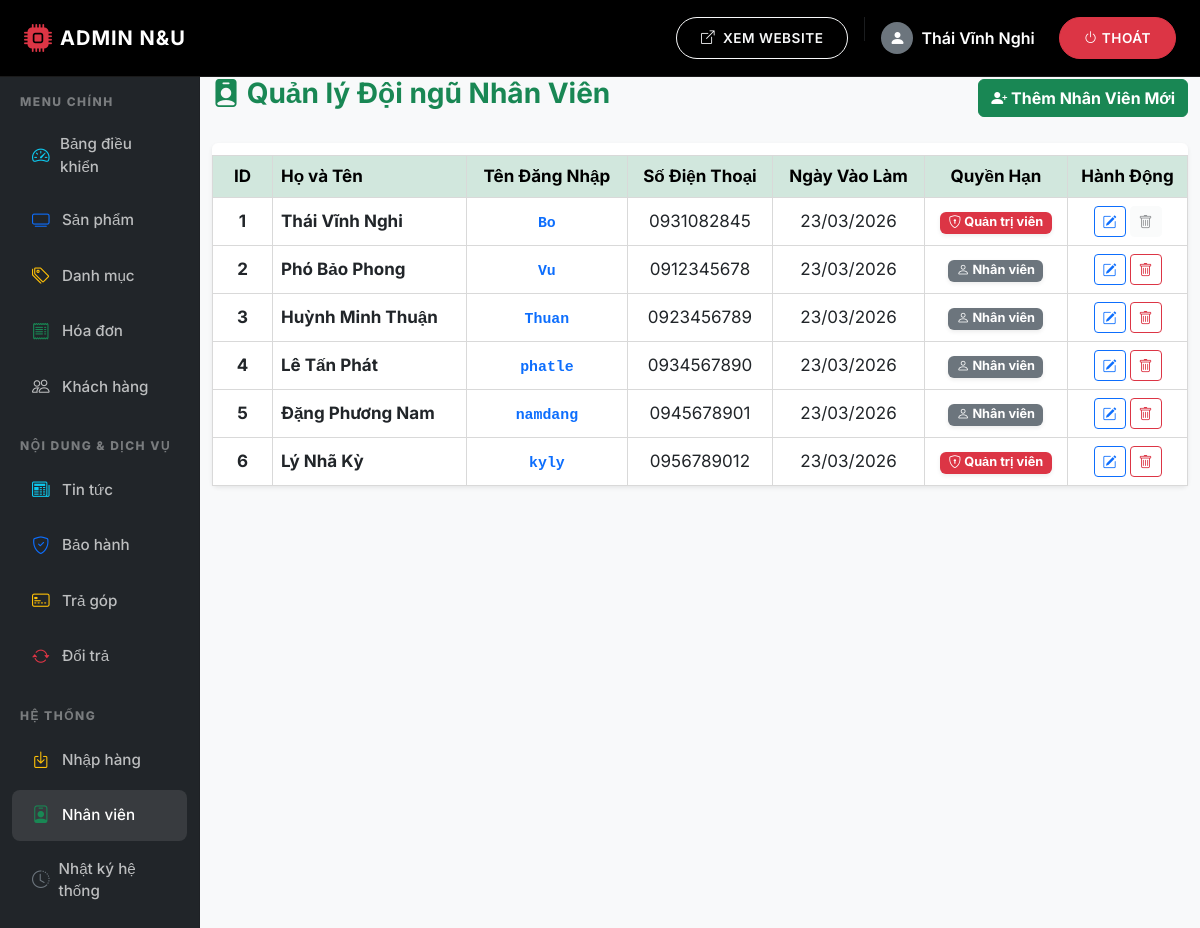
Screenshot of /admin/nhan_vien.php (signed in) with the database file from the repository.
### tables this page shows
CREATE TABLE `nhanvien` (
  `ID` int(11) NOT NULL,
  `HoVaTen` varchar(255) DEFAULT NULL,
  `DienThoai` varchar(20) DEFAULT NULL,
  `DiaChi` varchar(255) DEFAULT NULL,
  `TenDangNhap` varchar(50) DEFAULT NULL,
  `MatKhau` varchar(50) DEFAULT NULL,
  `QuyenHan` int(11) DEFAULT NULL
);

### admin/nhan_vien.php (the view, shortened to what this page needs)
<?php
require_once '../thu_vien/connect.php';
$sql = "SELECT * FROM nhanvien ORDER BY ID ASC";
$result = $conn->query($sql);
require_once 'header.php';
require_once 'sidebar.php';
?>
<div class="col-md-9 col-lg-10 mb-5">
    <div class="d-flex justify-content-between align-items-center mb-4">
        <h3 class="text-success fw-bold"><i class="bi bi-person-badge-fill"></i> Quản lý Đội ngũ Nhân Viên</h3>
        <a href="nhan_vien_them.php" class="btn btn-success fw-bold">
            <i class="bi bi-person-plus-fill"></i> Thêm Nhân Viên Mới
        </a>
    </div>
    <div class="card shadow-sm border-0">
        <div class="card-body p-0">
            <div class="table-responsive">
                <table class="table table-hover align-middle text-center mb-0">
                    <thead class="table-success">
                        <tr>
                            <th width="60">ID</th>
                            <th class="text-start">Họ và Tên</th>
                            <th>Tên Đăng Nhập</th>
                            <th>Số Điện Thoại</th>
                            <th>Ngày Vào Làm</th>
                            <th>Quyền Hạn</th>
                            <th width="120">Hành Động</th>
                        </tr>
                    </thead>
                    <tbody>
                        <?php if ($result->num_rows > 0): ?>
                            <?php while ($row = $result->fetch_assoc()): ?>
                                <?php
                                    $quyenBadge = ($row['QuyenHan'] == 1)
                                        ? '<span class="badge bg-danger shadow-sm"><i class="bi bi-shield-lock"></i> Quản trị viên</span>'
                                        : '<span class="badge bg-secondary shadow-sm"><i class="bi bi-person"></i> Nhân viên</span>';
                                    $ngayVaoLam = !empty($row['NgayVaoLam']) ? date('d/m/Y', strtotime($row['NgayVaoLam'])) : '<span class="text-muted small">Chưa cập nhật</span>';
                                ?>
                                <tr>
                                    <td class="fw-bold"><?php echo $row['ID']; ?></td>
                                    <td class="text-start fw-bold text-dark"><?php echo htmlspecialchars($row['HoVaTen']); ?></td>
                                    <td><code class="text-primary fw-bold"><?php echo htmlspecialchars($row['TenDangNhap']); ?></code></td>
                                    <td><?php echo htmlspecialchars($row['DienThoai']); ?></td>
                                    <td><?php echo $ngayVaoLam; ?></td>
                                    <td><?php echo $quyenBadge; ?></td>
                                    <td>
                                        <div class="d-flex gap-1 justify-content-center">
                                            <a href="nhan_vien_sua.php?id=<?php echo $row['ID']; ?>" class="btn btn-sm btn-outline-primary" title="Sửa thông tin">
                                                <i class="bi bi-pencil-square"></i>
                                            </a>
                                            <?php if($row['ID'] != $_SESSION['nhanvien_id']): ?>
                                                <a href="nhan_vien_xoa.php?id=<?php echo $row['ID']; ?>" class="btn btn-sm btn-outline-danger" title="Xóa nhân viên" onclick="return confirm('Bạn có chắc muốn xóa nhân viên này?')">
                                                    <i class="bi bi-trash"></i>
                                                </a>
                                            <?php else: ?>
                                                <button class="btn btn-sm btn-light text-muted" disabled title="Bạn không thể tự xóa chính mình"><i class="bi bi-trash"></i></button>
                                            <?php endif; ?>
                                        </div>
                                    </td>
                                </tr>
                            <?php endwhile; ?>
                        <?php else: ?>
                            <tr>
                                <td colspan="7" class="text-center text-muted py-4">Chưa có nhân viên nào trong danh sách!</td>
                            </tr>
                        <?php endif; ?>
                    </tbody>
                </table>
            </div>
        </div>
    </div>
</div>
<?php
require_once 'footer.php';
?>

### tai_nguyen/css/style.css (style rules this page uses)
html { scroll-behavior: smooth; }
body { font-family: 'Inter', sans-serif; background-color: #f8f9fa; }
table { width: 100%; border-collapse: collapse; margin-top: 12px; }
table th, table td { border: 1px solid #d9d9d9; padding: 12px 10px; font-size: 17px; }
table th { background: #f5f7fb; text-align: center; color: #10284f; }
.text-center { text-align: center; }

### rows the page displays
nhanvien: ID "1", HoVaTen "Thái Vĩnh Nghi", TenDangNhap "Bo", DienThoai "0931082845", NgayVaoLam "23/03/2026", QuyenHan 1 (drawn)
nhanvien: ID "2", HoVaTen "Phó Bảo Phong", TenDangNhap "Vu", DienThoai "0912345678", NgayVaoLam "23/03/2026", QuyenHan 0 (drawn)
nhanvien: ID "3", HoVaTen "Huỳnh Minh Thuận", TenDangNhap "Thuan", DienThoai "0923456789", NgayVaoLam "23/03/2026", QuyenHan 0 (drawn)
nhanvien: ID "4", HoVaTen "Lê Tấn Phát", TenDangNhap "phatle", DienThoai "0934567890", NgayVaoLam "23/03/2026", QuyenHan 0 (drawn)
nhanvien: ID "5", HoVaTen "Đặng Phương Nam", TenDangNhap "namdang", DienThoai "0945678901", NgayVaoLam "23/03/2026", QuyenHan 0 (drawn)
nhanvien: ID "6", HoVaTen "Lý Nhã Kỳ", TenDangNhap "kyly", DienThoai "0956789012", NgayVaoLam "23/03/2026", QuyenHan 1 (drawn)

### other values shown
$_SESSION['ho_ten'] "Thái Vĩnh Nghi"
